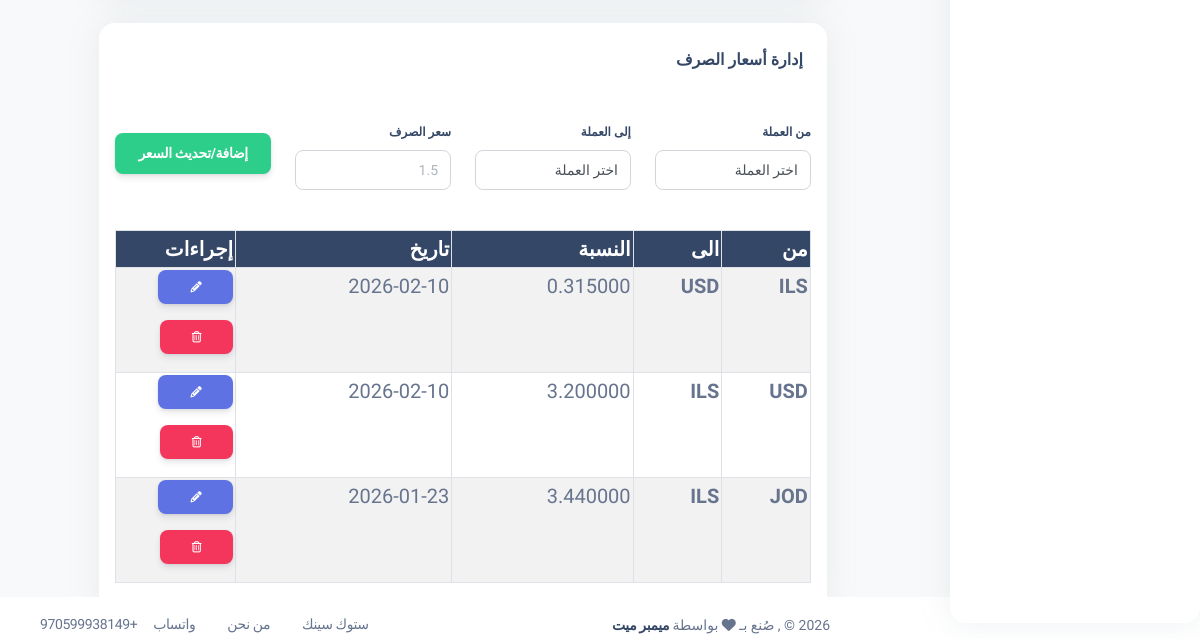
Page /company_profile (signed in, lower part) on the earlier database version.
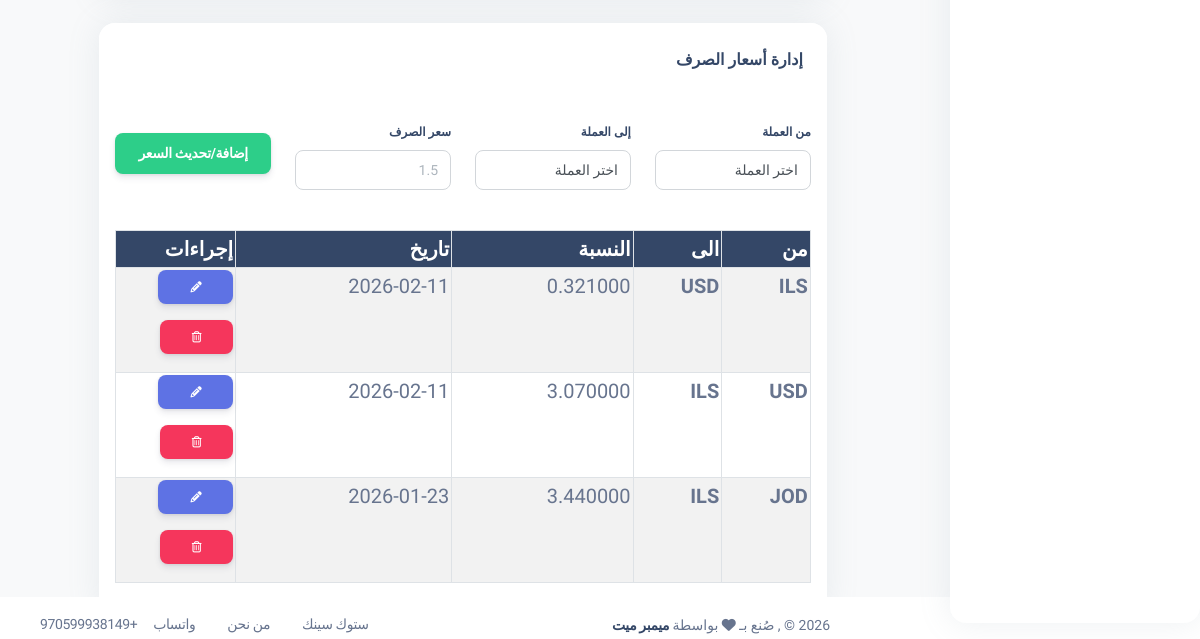
Same page on the later database version.
### my_app/models.py (models this page shows, shortened)
class ExchangeRate(models.Model):
    from_currency = models.ForeignKey(Currency, related_name='rates_from', on_delete=models.CASCADE)
    to_currency = models.ForeignKey(Currency, related_name='rates_to', on_delete=models.CASCADE)
    rate = models.DecimalField(max_digits=10, decimal_places=6)  # e.g., 3.5 for 1 USD = 3.5 ILS
    date = models.DateField(auto_now=True)
    class Meta:
        unique_together = ('from_currency', 'to_currency', 'date')
        ordering = ['-date']

class Currency(models.Model):
    code = models.CharField(max_length=3, unique=True)  # ILS, USD, EUR, etc.
    name = models.CharField(max_length=255)
    class Meta:
        verbose_name_plural = "Currencies"

### my_app/views.py (the view, shortened to what this page needs)
# urls.py: path('company_profile', views.display_company_profile),
def display_company_profile(request):
    if 'employee_id' not in request.session:
        return redirect('/index')
    company = models.get_company_profile()
    currencies = models.Currency.objects.all()
    exchange_rates = models.ExchangeRate.objects.select_related('from_currency', 'to_currency').order_by('-date')[:10]
    context = {
        'company': company,
        'employee': models.get_employee_by_id(request.session['employee_id']),
        'currencies': currencies,
        'exchange_rates': exchange_rates,
    }
    return render(request, 'company_profile.html', context)

### my_app/models.py (called while the page is built)
def get_company_profile():
    try:
        return CompanyProfile.objects.all().first()
    except Exception:
        return None

def get_employee_by_id(id):
    return Employee.objects.get(id=id)

### my_app/templates/company_profile.html (shortened to what this page needs)
{% extends 'layouts/base.html' %}
{% load i18n %}
{% block content %}
<div class="row justify-content-center">
  <div class="col-md-10">
    <div class="card">
      <div class="card-header">
        <h6 class="mb-0">{% trans "Manage Exchange Rates" %}</h6>
      </div>
      <div class="card-body">
        <form method="post" action="/company_profile" class="mb-4">
          <div class="row">
            <div class="col-md-3 mb-3">
              <label class="form-label">{% trans "From Currency" %}</label>
              <select name="from_currency" class="form-control" required>
                <option value="">{% trans "Select currency" %}</option>
              </select>
            </div>
            <div class="col-md-3 mb-3">
              <label class="form-label">{% trans "To Currency" %}</label>
              <select name="to_currency" class="form-control" required>
                <option value="">{% trans "Select currency" %}</option>
              </select>
            </div>
            <div class="col-md-3 mb-3">
              <label class="form-label">{% trans "Exchange Rate" %}</label>
              <input type="number" name="exchange_rate" class="form-control" step="0.000001" placeholder="1.5" required />
            </div>
            <div class="col-md-3 d-flex align-items-end mb-3">
              <button type="submit" class="btn btn-success w-100">{% trans "Add/Update Rate" %}</button>
            </div>
          </div>
        </form>
        <div class="table-responsive">
          <table class="table table-sm table-striped">
            <thead class="table-dark">
              <tr>
                <th>{% trans "From" %}</th>
                <th>{% trans "To" %}</th>
                <th>{% trans "Rate" %}</th>
                <th>{% trans "Date" %}</th>
                <th style="width: 120px;">{% trans "Actions" %}</th>
              </tr>
            </thead>
            <tbody>
              {% for rate in exchange_rates %}
                <tr id="rate-row-{{ rate.id }}">
                  <td><strong>{{ rate.from_currency.code }}</strong></td>
                  <td><strong>{{ rate.to_currency.code }}</strong></td>
                  <td id="rate-value-{{ rate.id }}">{{ rate.rate }}</td>
                  <td>{{ rate.date|date:"Y-m-d" }}</td>
                  <td>
                    <button type="button" class="btn btn-sm btn-primary" onclick="editExchangeRate({{ rate.id }}, {{ rate.from_currency.id }}, {{ rate.to_currency.id }}, {{ rate.rate }})" title="{% trans 'Edit' %}">
                      <i class="fas fa-pencil-alt"></i>
                    </button>
                    <form method="post" action="/company_profile" style="display: inline;" onsubmit="return confirm('{% trans 'Are you sure?' %}')">
                      <button type="submit" class="btn btn-sm btn-danger" title="{% trans 'Delete' %}">
                        <i class="far fa-trash-alt"></i>
                      </button>
                    </form>
                  </td>
                </tr>
              {% empty %}
                <tr>
                  <td colspan="5" class="text-center text-muted">{% trans "No exchange rates added yet" %}</td>
                </tr>
              {% endfor %}
            </tbody>
          </table>
        </div>
      </div>
    </div>
  </div>
</div>
{% endblock %}

Differences in the rows shown:
changed ExchangeRate (number 1 of 3 on the later page): rate "0.315000" → "0.321000"; date "2026-02-10" → "2026-02-11"
changed ExchangeRate (number 2 of 3 on the later page): rate "3.200000" → "3.070000"; date "2026-02-10" → "2026-02-11"
